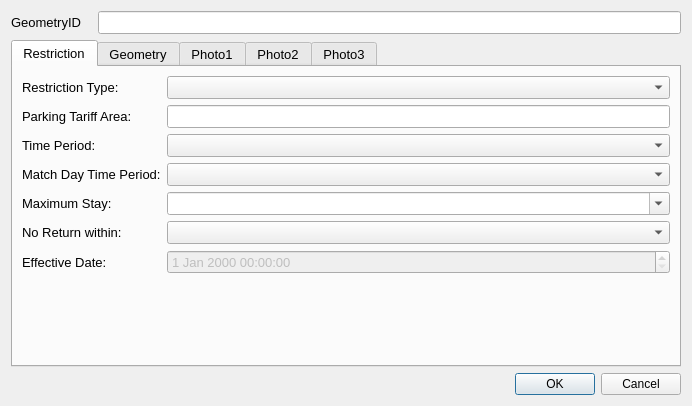
<?xml version="1.0" encoding="UTF-8"?>
<ui version="4.0">
 <class>restrictionDialog</class>
 <widget class="QDialog" name="restrictionDialog">
  <property name="geometry">
   <rect>
    <x>0</x>
    <y>0</y>
    <width>692</width>
    <height>406</height>
   </rect>
  </property>
  <property name="minimumSize">
   <size>
    <width>0</width>
    <height>0</height>
   </size>
  </property>
  <property name="font">
   <font>
    <family>Arial</family>
   </font>
  </property>
  <property name="windowTitle">
   <string>Dialog</string>
  </property>
  <property name="sizeGripEnabled">
   <bool>false</bool>
  </property>
  <layout class="QFormLayout" name="formLayout">
   <property name="fieldGrowthPolicy">
    <enum>QFormLayout::AllNonFixedFieldsGrow</enum>
   </property>
   <item row="0" column="0">
    <widget class="QLabel" name="label">
     <property name="minimumSize">
      <size>
       <width>81</width>
       <height>16</height>
      </size>
     </property>
     <property name="font">
      <font>
       <pointsize>10</pointsize>
      </font>
     </property>
     <property name="text">
      <string>GeometryID</string>
     </property>
    </widget>
   </item>
   <item row="0" column="1">
    <widget class="QLineEdit" name="GeometryID">
     <property name="font">
      <font>
       <pointsize>10</pointsize>
      </font>
     </property>
     <property name="inputMask">
      <string/>
     </property>
     <property name="readOnly">
      <bool>true</bool>
     </property>
     <property name="placeholderText">
      <string/>
     </property>
    </widget>
   </item>
   <item row="4" column="1">
    <widget class="QDialogButtonBox" name="button_box">
     <property name="standardButtons">
      <set>QDialogButtonBox::Cancel|QDialogButtonBox::Ok</set>
     </property>
    </widget>
   </item>
   <item row="2" column="0" colspan="2">
    <widget class="QTabWidget" name="tabWidget">
     <property name="minimumSize">
      <size>
       <width>0</width>
       <height>0</height>
      </size>
     </property>
     <property name="font">
      <font>
       <pointsize>10</pointsize>
      </font>
     </property>
     <property name="cursor">
      <cursorShape>IBeamCursor</cursorShape>
     </property>
     <property name="mouseTracking">
      <bool>true</bool>
     </property>
     <property name="acceptDrops">
      <bool>true</bool>
     </property>
     <property name="currentIndex">
      <number>0</number>
     </property>
     <widget class="QWidget" name="Supply">
      <property name="focusPolicy">
       <enum>Qt::NoFocus</enum>
      </property>
      <attribute name="title">
       <string>Restriction</string>
      </attribute>
      <layout class="QFormLayout" name="formLayout_2">
       <item row="0" column="0">
        <widget class="QLabel" name="lbl_RestrictionType">
         <property name="minimumSize">
          <size>
           <width>90</width>
           <height>16</height>
          </size>
         </property>
         <property name="font">
          <font>
           <pointsize>10</pointsize>
          </font>
         </property>
         <property name="text">
          <string>Restriction Type:</string>
         </property>
        </widget>
       </item>
       <item row="0" column="1">
        <widget class="QComboBox" name="RestrictionTypeID">
         <property name="currentIndex">
          <number>-1</number>
         </property>
        </widget>
       </item>
       <item row="1" column="0">
        <widget class="QLabel" name="lbl_CPZ">
         <property name="text">
          <string>Parking Tariff Area:</string>
         </property>
        </widget>
       </item>
       <item row="3" column="0">
        <widget class="QLabel" name="lbl_TimePeriod">
         <property name="text">
          <string>Time Period:</string>
         </property>
        </widget>
       </item>
       <item row="3" column="1">
        <widget class="QComboBox" name="TimePeriodID"/>
       </item>
       <item row="7" column="0">
        <widget class="QLabel" name="lbl_WaitingTimePeriod">
         <property name="minimumSize">
          <size>
           <width>90</width>
           <height>16</height>
          </size>
         </property>
         <property name="font">
          <font>
           <pointsize>10</pointsize>
          </font>
         </property>
         <property name="text">
          <string>Maximum Stay:</string>
         </property>
         <property name="wordWrap">
          <bool>false</bool>
         </property>
        </widget>
       </item>
       <item row="7" column="1">
        <widget class="QComboBox" name="MaxStayID">
         <property name="editable">
          <bool>true</bool>
         </property>
        </widget>
       </item>
       <item row="8" column="0">
        <widget class="QLabel" name="lbl_WaitingTimePeriod_2">
         <property name="minimumSize">
          <size>
           <width>90</width>
           <height>16</height>
          </size>
         </property>
         <property name="font">
          <font>
           <pointsize>10</pointsize>
          </font>
         </property>
         <property name="text">
          <string>No Return within:</string>
         </property>
         <property name="wordWrap">
          <bool>false</bool>
         </property>
        </widget>
       </item>
       <item row="8" column="1">
        <widget class="QComboBox" name="NoReturnID"/>
       </item>
       <item row="11" column="0">
        <widget class="QLabel" name="lbl_OpenDate">
         <property name="text">
          <string>Effective Date:</string>
         </property>
        </widget>
       </item>
       <item row="11" column="1">
        <widget class="QDateTimeEdit" name="OpenDate">
         <property name="enabled">
          <bool>false</bool>
         </property>
        </widget>
       </item>
       <item row="1" column="1">
        <widget class="QLineEdit" name="ParkingTariffArea"/>
       </item>
       <item row="6" column="0">
        <widget class="QLabel" name="label_6">
         <property name="text">
          <string>Match Day Time Period:</string>
         </property>
         <property name="wordWrap">
          <bool>true</bool>
         </property>
        </widget>
       </item>
       <item row="6" column="1">
        <widget class="QComboBox" name="MatchDayTimePeriodID"/>
       </item>
      </layout>
     </widget>
     <widget class="QWidget" name="tab">
      <attribute name="title">
       <string>Geometry</string>
      </attribute>
      <layout class="QFormLayout" name="formLayout_3">
       <item row="0" column="0">
        <widget class="QLabel" name="lbl_RoadName">
         <property name="minimumSize">
          <size>
           <width>90</width>
           <height>16</height>
          </size>
         </property>
         <property name="font">
          <font>
           <pointsize>10</pointsize>
          </font>
         </property>
         <property name="text">
          <string>Road Name:</string>
         </property>
        </widget>
       </item>
       <item row="0" column="1">
        <widget class="QLineEdit" name="RoadName"/>
       </item>
       <item row="1" column="0">
        <widget class="QLabel" name="lbl_USRN">
         <property name="minimumSize">
          <size>
           <width>90</width>
           <height>16</height>
          </size>
         </property>
         <property name="font">
          <font>
           <pointsize>10</pointsize>
          </font>
         </property>
         <property name="text">
          <string>USRN:</string>
         </property>
        </widget>
       </item>
       <item row="1" column="1">
        <widget class="QLineEdit" name="USRN"/>
       </item>
       <item row="2" column="0">
        <widget class="QLabel" name="lbl_GeometryType">
         <property name="minimumSize">
          <size>
           <width>90</width>
           <height>16</height>
          </size>
         </property>
         <property name="font">
          <font>
           <pointsize>10</pointsize>
          </font>
         </property>
         <property name="text">
          <string>Geometry Type</string>
         </property>
        </widget>
       </item>
       <item row="2" column="1">
        <widget class="QComboBox" name="GeomShapeID">
         <property name="editable">
          <bool>false</bool>
         </property>
         <property name="currentIndex">
          <number>-1</number>
         </property>
        </widget>
       </item>
       <item row="6" column="0">
        <widget class="QLabel" name="lbl_RoadName_2">
         <property name="minimumSize">
          <size>
           <width>90</width>
           <height>16</height>
          </size>
         </property>
         <property name="font">
          <font>
           <pointsize>10</pointsize>
          </font>
         </property>
         <property name="text">
          <string>RestrictionID:</string>
         </property>
        </widget>
       </item>
       <item row="6" column="1">
        <widget class="QLineEdit" name="RestrictionID"/>
       </item>
       <item row="3" column="0">
        <spacer name="horizontalSpacer">
         <property name="orientation">
          <enum>Qt::Horizontal</enum>
         </property>
         <property name="sizeHint" stdset="0">
          <size>
           <width>40</width>
           <height>20</height>
          </size>
         </property>
        </spacer>
       </item>
       <item row="4" column="0">
        <widget class="QLabel" name="label_2">
         <property name="text">
          <string>Last Update Date:</string>
         </property>
        </widget>
       </item>
       <item row="5" column="0">
        <widget class="QLabel" name="label_3">
         <property name="text">
          <string>Last Changed By:</string>
         </property>
        </widget>
       </item>
       <item row="5" column="1">
        <widget class="QLineEdit" name="LastUpdatePerson"/>
       </item>
       <item row="4" column="1">
        <widget class="QDateTimeEdit" name="LastUpdateDateTime"/>
       </item>
      </layout>
     </widget>
     <widget class="QWidget" name="tab_2">
      <attribute name="title">
       <string>Photo1</string>
      </attribute>
      <widget class="QLabel" name="Photo_Widget_01">
       <property name="geometry">
        <rect>
         <x>16</x>
         <y>12</y>
         <width>640</width>
         <height>281</height>
        </rect>
       </property>
       <property name="sizePolicy">
        <sizepolicy hsizetype="Fixed" vsizetype="Fixed">
         <horstretch>0</horstretch>
         <verstretch>0</verstretch>
        </sizepolicy>
       </property>
       <property name="maximumSize">
        <size>
         <width>640</width>
         <height>480</height>
        </size>
       </property>
       <property name="text">
        <string>Photo not found</string>
       </property>
      </widget>
     </widget>
     <widget class="QWidget" name="tab_3">
      <attribute name="title">
       <string>Photo2</string>
      </attribute>
      <widget class="QLabel" name="label_4">
       <property name="geometry">
        <rect>
         <x>16</x>
         <y>12</y>
         <width>640</width>
         <height>311</height>
        </rect>
       </property>
       <property name="sizePolicy">
        <sizepolicy hsizetype="Fixed" vsizetype="Fixed">
         <horstretch>0</horstretch>
         <verstretch>0</verstretch>
        </sizepolicy>
       </property>
       <property name="maximumSize">
        <size>
         <width>640</width>
         <height>480</height>
        </size>
       </property>
       <property name="text">
        <string>Photo not found</string>
       </property>
      </widget>
     </widget>
     <widget class="QWidget" name="tab_4">
      <attribute name="title">
       <string>Photo3</string>
      </attribute>
      <widget class="QLabel" name="label_5">
       <property name="geometry">
        <rect>
         <x>26</x>
         <y>12</y>
         <width>541</width>
         <height>271</height>
        </rect>
       </property>
       <property name="sizePolicy">
        <sizepolicy hsizetype="Fixed" vsizetype="Fixed">
         <horstretch>0</horstretch>
         <verstretch>0</verstretch>
        </sizepolicy>
       </property>
       <property name="maximumSize">
        <size>
         <width>640</width>
         <height>480</height>
        </size>
       </property>
       <property name="text">
        <string>Photo not found</string>
       </property>
      </widget>
     </widget>
    </widget>
   </item>
  </layout>
 </widget>
 <customwidgets>
  <customwidget>
   <class>QgsDateTimeEdit</class>
   <extends>QDateTimeEdit</extends>
   <header>qgsdatetimeedit.h</header>
  </customwidget>
 </customwidgets>
 <resources/>
 <connections>
  <connection>
   <sender>button_box</sender>
   <signal>accepted()</signal>
   <receiver>restrictionDialog</receiver>
   <slot>accept()</slot>
   <hints>
    <hint type="sourcelabel">
     <x>335</x>
     <y>324</y>
    </hint>
    <hint type="destinationlabel">
     <x>292</x>
     <y>251</y>
    </hint>
   </hints>
  </connection>
  <connection>
   <sender>button_box</sender>
   <signal>rejected()</signal>
   <receiver>restrictionDialog</receiver>
   <slot>reject()</slot>
   <hints>
    <hint type="sourcelabel">
     <x>335</x>
     <y>324</y>
    </hint>
    <hint type="destinationlabel">
     <x>292</x>
     <y>251</y>
    </hint>
   </hints>
  </connection>
 </connections>
</ui>
